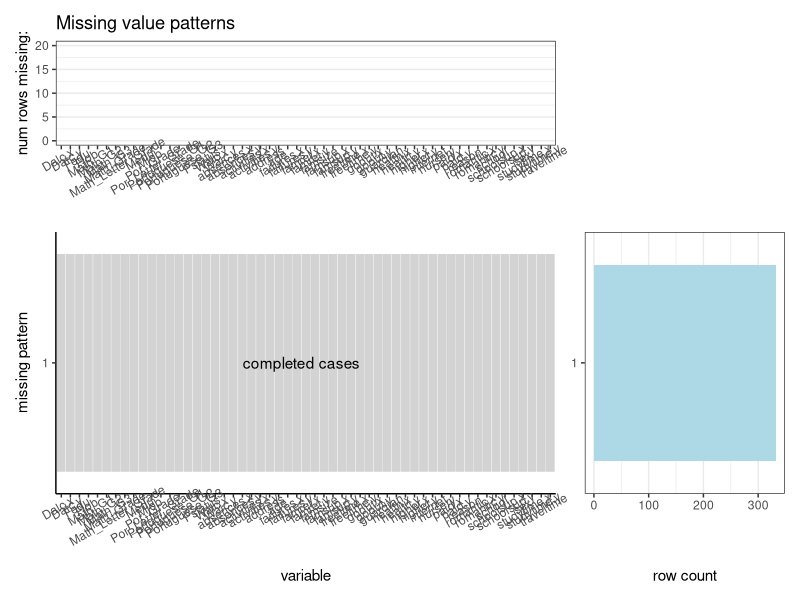

This chart was generated by the following R code:
## ---- chunk 1
library(ggplot2)
library(dplyr)
library(tidyverse)
library(patchwork)
## ---- chunk 2
# define the plot_missing function
plot_missing <- function(df, percent = F, angle = 0) {
  # generate sub dataframes
  df_main <- data.frame(is.na(df)) %>%
    group_by_all() %>%
    count(name = "n", sort = TRUE) %>%
    ungroup() %>%
    rowwise() %>%
    mutate(alpha = ifelse(all(c_across(-n) == F), 0.2, 0)) %>%
    rownames_to_column("rid") %>%
    mutate(rid = as.factor(as.numeric(rid)))
  df_row <- df_main %>% 
    select_if(negate(is_bare_logical)) %>%
    ungroup() %>%
    mutate(perc = n / sum(n))
  df_col <- colSums(is.na(df)) %>%
    stack() %>%
    rename(key = ind, n = values) %>%
    mutate(perc = n / dim(df)[1],
           key = as.character(key)) %>%
    arrange(-n, key) %>%
    mutate(key = fct_relevel(key, key))
  # generate plots
  if (!percent) {
    p_row_ggplot <- ggplot(df_row, aes(x = fct_rev(rid), y = n, 
                                       fill = as.factor(alpha))) +
                    ylab("row count")
    p_col_ggplot <- ggplot(df_col, aes(x = key, y = n)) +
                    ylim(0, ifelse(dim(df_main)[1] == 1, 20, NA)) +
                    ylab("num rows missing:")
  }
  else {
    p_row_ggplot <- ggplot(df_row, aes(x = fct_rev(rid), 
                                       y = 100 * perc, 
                                       fill = as.factor(alpha))) + 
                    ylim(0, 100) + ylab("% rows")
    p_col_ggplot <- ggplot(df_col, aes(x = key,
                                       y = 100 * perc)) + 
                    ylim(0, 100) + ylab("% rows missing:")
  }
  p_row <- p_row_ggplot +
    geom_bar(stat = "identity", show.legend = F) + 
    scale_fill_manual(values = c("lightblue", "skyblue3")) +
    theme_bw() +
    theme(axis.title.y = element_blank(),
          panel.grid.major.y = element_blank(),
          panel.grid.minor.y = element_blank()) +
    coord_flip()
  p_col <- p_col_ggplot +
    geom_bar(stat = "identity", fill = "lightblue") +
    ggtitle("Missing value patterns") +
    theme_bw() +
    theme(axis.title.x = element_blank(),
          axis.text.x = element_text(angle = angle,
                                     hjust = ifelse(angle, 0.7, 0.5)),
          panel.grid.major.x = element_blank(),
          panel.grid.minor.x = element_blank())
  p_main <- df_main %>%
    select(-n) %>%
    pivot_longer(cols = -c(rid, alpha), names_to = "col", values_to = "missing") %>%
    mutate(missing = as.factor(missing + alpha),
           label = ifelse(missing == 0.2 & col == names(df)[1], 
                          "completed cases", "")) %>%
    #ggplot(aes(x = factor(col, levels = levels(df_col$key)), 
    ggplot(aes(x = fct_relevel(col, levels(df_col$key)), 
               y = fct_rev(rid))) +
    geom_tile(aes(fill = missing), color = "white", show.legend = FALSE) +
    geom_text(aes(x = 0.5 + floor(dim(df)[2] / 2), label = label)) +
    xlab("variable") + 
    ylab("missing pattern") +
    scale_fill_manual(values = c("lightgrey", "darkgrey", "medium purple")) +
    theme_bw() +
    theme(axis.line = element_line(colour = "black"),
          axis.text.x = element_text(angle = angle, 
                                     hjust = ifelse(angle, 0.7, 0.5)),
          panel.grid.major = element_blank(),
          panel.border = element_blank())

  # display plots
  p_col + plot_spacer() + 
    p_main + p_row + 
    plot_layout(heights = c(1, 2.5), widths = c(2.5, 1))
}
student_mat <- read_csv("data/clean/df.csv")
plot_missing(student_mat, angle = 30)
